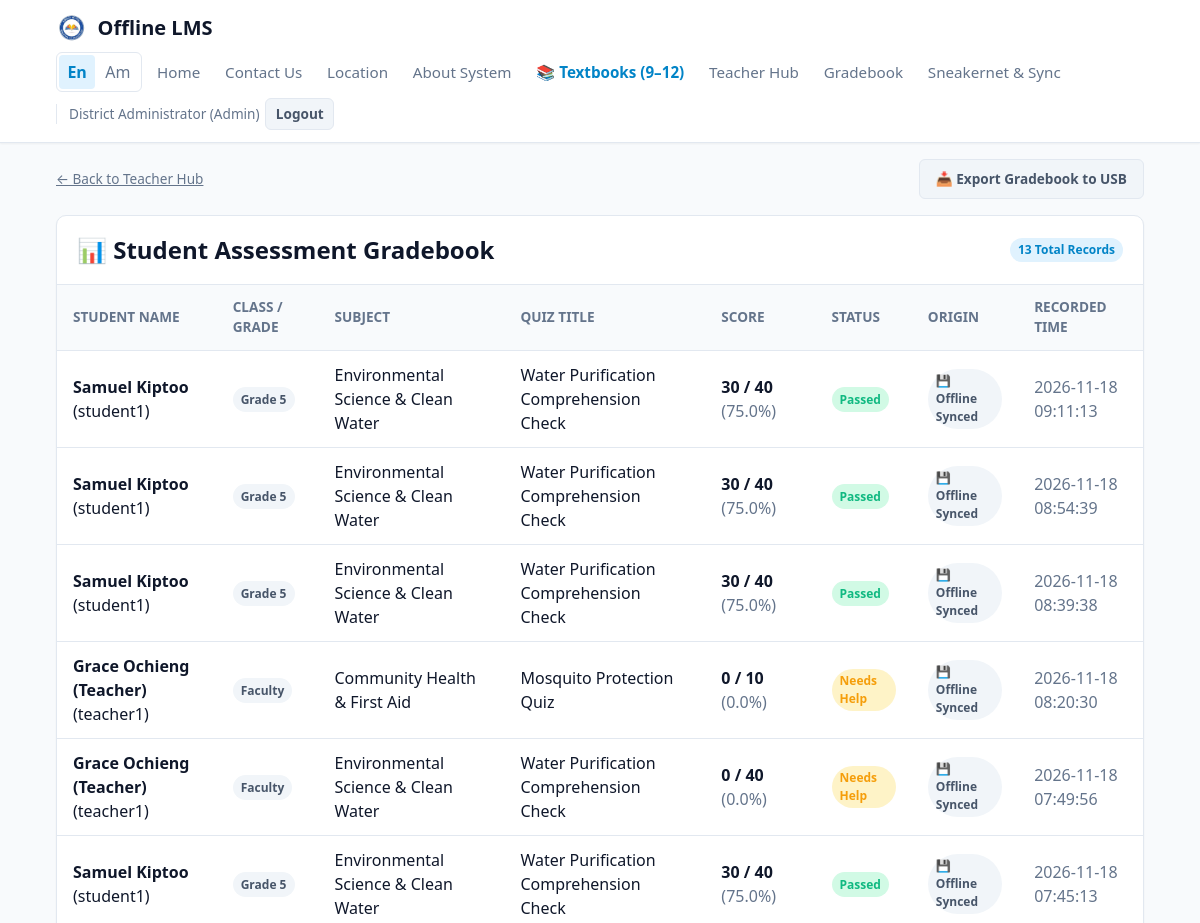
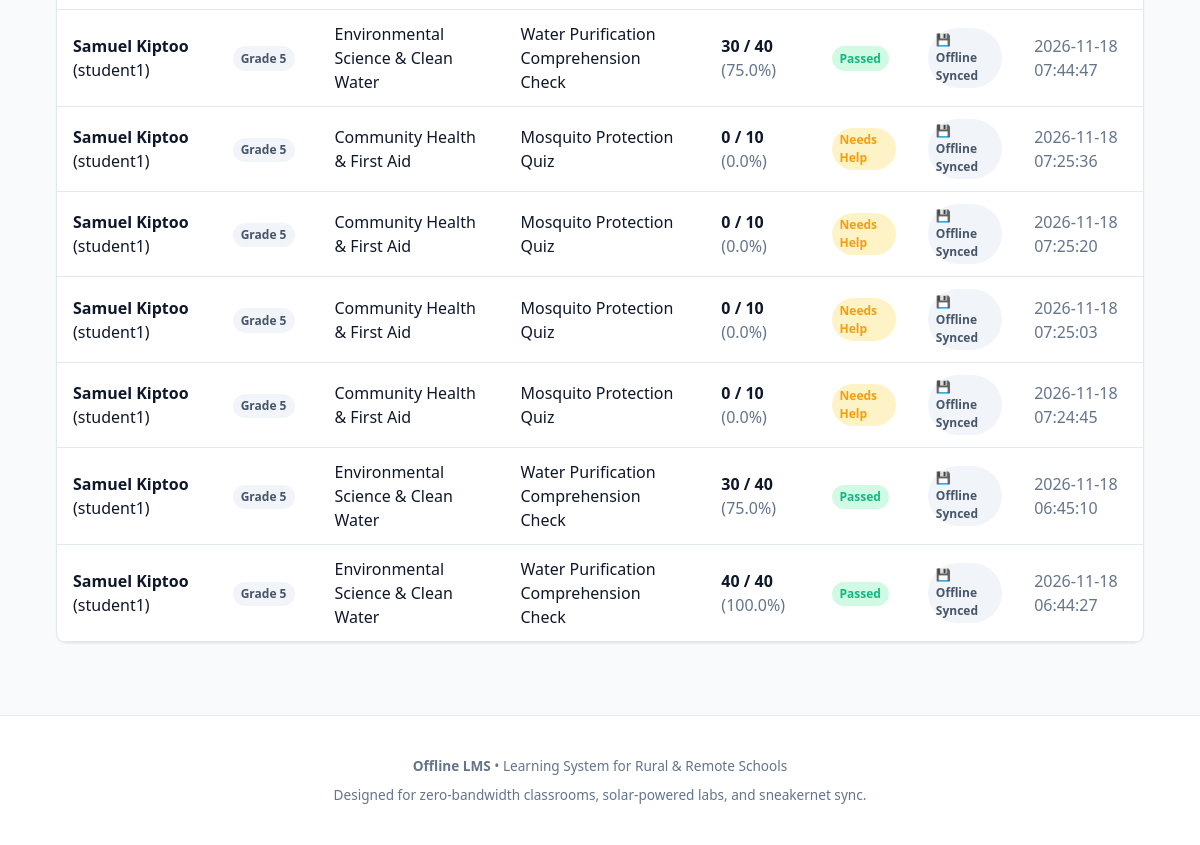
The page /teacher/gradebook (signed in) on the database its author committed (2 pictures, top to bottom).
### tables this page shows
CREATE TABLE submissions (
    id INTEGER PRIMARY KEY AUTOINCREMENT,
    submission_uuid TEXT UNIQUE NOT NULL, -- For client-generated offline UUIDs
    student_id INTEGER NOT NULL,
    quiz_id INTEGER NOT NULL,
    score INTEGER NOT NULL,
    total_points INTEGER NOT NULL,
    percentage REAL NOT NULL,
    passed INTEGER NOT NULL,
    answers_json TEXT NOT NULL,
    submitted_offline INTEGER DEFAULT 0,
    client_timestamp TIMESTAMP,
    synced_at TIMESTAMP DEFAULT CURRENT_TIMESTAMP,
    FOREIGN KEY(student_id) REFERENCES users(id) ON DELETE CASCADE,
    FOREIGN KEY(quiz_id) REFERENCES quizzes(id) ON DELETE CASCADE
);

CREATE TABLE users (
    id INTEGER PRIMARY KEY AUTOINCREMENT,
    username TEXT UNIQUE NOT NULL,
    password_hash TEXT NOT NULL,
    full_name TEXT NOT NULL,
    role TEXT NOT NULL CHECK(role IN ('admin', 'teacher', 'student')),
    grade_level TEXT DEFAULT 'General',
    created_at TIMESTAMP DEFAULT CURRENT_TIMESTAMP
, stream TEXT);

CREATE TABLE subjects (
    id INTEGER PRIMARY KEY AUTOINCREMENT,
    title TEXT NOT NULL,
    code TEXT UNIQUE NOT NULL,
    grade_level TEXT NOT NULL,
    description TEXT,
    icon TEXT DEFAULT 'book',
    created_by INTEGER,
    created_at TIMESTAMP DEFAULT CURRENT_TIMESTAMP,
    FOREIGN KEY(created_by) REFERENCES users(id) ON DELETE SET NULL
);

CREATE TABLE quizzes (
    id INTEGER PRIMARY KEY AUTOINCREMENT,
    lesson_id INTEGER,
    subject_id INTEGER NOT NULL,
    title TEXT NOT NULL,
    description TEXT,
    passing_score INTEGER DEFAULT 70,
    created_at TIMESTAMP DEFAULT CURRENT_TIMESTAMP,
    FOREIGN KEY(lesson_id) REFERENCES lessons(id) ON DELETE SET NULL,
    FOREIGN KEY(subject_id) REFERENCES subjects(id) ON DELETE CASCADE
);

### app/routes/teacher_routes.py (the view)
@bp.route("/gradebook")
@teacher_required
def gradebook():
    with db_session() as conn:
        cursor = conn.cursor()
        cursor.execute("""
            SELECT s.id, u.full_name as student_name, u.username as student_username, u.grade_level,
                   subj.title as subject_title, q.title as quiz_title,
                   s.score, s.total_points, s.percentage, s.passed, s.submitted_offline,
                   s.client_timestamp, s.synced_at
            FROM submissions s
            JOIN users u ON s.student_id = u.id
            JOIN quizzes q ON s.quiz_id = q.id
            JOIN subjects subj ON q.subject_id = subj.id
            ORDER BY s.synced_at DESC
        """)
        submissions = [dict(row) for row in cursor.fetchall()]
    return render_template("teacher/gradebook.html", submissions=submissions)

### app/auth.py (called while the page is built)
def teacher_required(f):
    @wraps(f)
    def decorated_function(*args, **kwargs):
        if "user_id" not in session:
            flash("Please sign in to access this page.", "warning")
            return redirect(url_for("auth.login", next=request.path))
        if session.get("role") not in ("teacher", "admin"):
            flash("Access restricted to teachers and administrators.", "danger")
            return redirect(url_for("student.dashboard"))
        return f(*args, **kwargs)
    return decorated_function

### app/database.py (called while the page is built)
def get_connection():
    conn = sqlite3.connect(Config.DATABASE, timeout=15.0)
    conn.row_factory = sqlite3.Row
    conn.execute("PRAGMA foreign_keys = ON;")
    conn.execute("PRAGMA journal_mode = WAL;")
    return conn

@contextmanager
def db_session():
    conn = get_connection()
    try:
        yield conn
        conn.commit()
    except Exception:
        conn.rollback()
        raise
    finally:
        conn.close()

### app/templates/teacher/gradebook.html (shortened to what this page needs)
{% extends 'base.html' %}
{% block content %}
<div class="container">
  <div class="mb-3 d-flex justify-between align-center">
    <a href="{{ url_for('teacher.dashboard') }}" class="text-sm text-muted">&larr; Back to Teacher Hub</a>
    <a href="{{ url_for('sync.export_bundle') }}" class="btn btn-secondary text-sm">📥 Export Gradebook to USB</a>
  </div>
  <div class="card mb-4">
    <div class="card-header d-flex justify-between align-center">
      <h2>📊 Student Assessment Gradebook</h2>
      <span class="badge badge-primary">{{ submissions|length }} Total Records</span>
    </div>
    <div class="card-body" style="padding: 0;">
      <div class="table-responsive">
        <table class="table">
          <thead>
            <tr>
              <th>Student Name</th>
              <th>Class / Grade</th>
              <th>Subject</th>
              <th>Quiz Title</th>
              <th>Score</th>
              <th>Status</th>
              <th>Origin</th>
              <th>Recorded Time</th>
            </tr>
          </thead>
          <tbody>
            {% for sub in submissions %}
              <tr>
                <td><strong>{{ sub.student_name }}</strong> ({{ sub.student_username }})</td>
                <td><span class="badge badge-secondary">{{ sub.grade_level }}</span></td>
                <td>{{ sub.subject_title }}</td>
                <td>{{ sub.quiz_title }}</td>
                <td>
                  <strong>{{ sub.score }} / {{ sub.total_points }}</strong>
                  <span class="text-muted text-xs">({{ sub.percentage }}%)</span>
                </td>
                <td>
                  {% if sub.passed %}
                    <span class="badge badge-success">Passed</span>
                  {% else %}
                    <span class="badge badge-warning">Needs Help</span>
                  {% endif %}
                </td>
                <td>
                  {% if sub.submitted_offline %}
                    <span class="badge badge-secondary" title="Taken offline at home, synced via hub/sneakernet">💾 Offline Synced</span>
                  {% else %}
                    <span class="badge badge-primary">🌐 Direct Hub</span>
                  {% endif %}
                </td>
                <td class="text-xs text-muted">{{ sub.synced_at }}</td>
              </tr>
            {% else %}
              <tr>
                <td colspan="8" class="text-center text-muted" style="padding: 2.5rem;">
                  No student quiz submissions recorded yet. Once students take quizzes, results will appear here.
                </td>
              </tr>
            {% endfor %}
          </tbody>
        </table>
      </div>
    </div>
  </div>
</div>
{% endblock %}

### app/templates/base.html (shortened to what this page needs)
<!DOCTYPE html>
<html lang="{{ current_language }}">
<head>
  <link rel="stylesheet" href="{{ url_for('static', filename='css/app.css') }}">
</head>
<body>
  {% set is_registration_page = request.endpoint == 'auth.register' %}
  {% include 'components/navbar.html' %}
  <main style="flex: 1;">
    {% block content %}{% endblock %}
  </main>
  <footer style="background-color:#ffffff;border-top:1px solid var(--border);padding:1.5rem 0;margin-top:2rem;text-align:center;">
    <div class="container text-muted text-sm">
      <p><strong>Offline LMS</strong> &bull; Learning System for Rural & Remote Schools{% if is_registration_page %} / <span lang="am">የገጠር እና ሩቅ ትምህርት ቤቶች የመማሪያ ስርዓት</span>{% endif %}</p>
      <p class="mt-2">Designed for zero-bandwidth classrooms, solar-powered labs, and sneakernet sync.</p>
    </div>
  </footer>
</body>
</html>

### app/templates/components/navbar.html (shortened to what this page needs)
<header class="navbar">
  <div class="nav-container">
    <a href="{% if session.get('role') in ['teacher', 'admin'] %}{{ url_for('teacher.dashboard') }}{% else %}{{ url_for('student.dashboard') }}{% endif %}" class="brand">
      <img src="{{ url_for('static', filename='icons/ministry-of-education.png') }}" alt="Ethiopian Ministry of Education logo" class="brand-icon">
      <span>Offline LMS</span>
    </a>
    <div class="d-flex align-center gap-2">
      <nav class="nav-links">
        <form class="language-switch" method="POST" action="{{ url_for('set_language') }}" aria-label="Language">
          <button type="submit" name="language" value="en" aria-pressed="{{ 'true' if current_language == 'en' else 'false' }}">En</button>
          <button type="submit" name="language" value="am" lang="am" aria-pressed="{{ 'true' if current_language == 'am' else 'false' }}">Am</button>
        </form>
        <a href="{{ url_for('pages.home') }}" class="nav-link">Home{% if is_registration_page %} / <span lang="am">መነሻ</span>{% endif %}</a>
        <a href="{{ url_for('pages.contact') }}" class="nav-link">Contact Us{% if is_registration_page %} / <span lang="am">ያግኙን</span>{% endif %}</a>
        <a href="{{ url_for('pages.location') }}" class="nav-link">Location{% if is_registration_page %} / <span lang="am">አድራሻ</span>{% endif %}</a>
        <a href="{{ url_for('pages.about') }}" class="nav-link">About System{% if is_registration_page %} / <span lang="am">ስለ ስርዓቱ</span>{% endif %}</a>
        <a href="{{ url_for('library.index') }}" class="nav-link" style="color: var(--primary); font-weight: 600;">📚 Textbooks (9–12){% if is_registration_page %} / <span lang="am">የመማሪያ መጻሕፍት</span>{% endif %}</a>
        {% if session.get('user_id') %}
          {% if session.get('role') in ['teacher', 'admin'] %}
            <a href="{{ url_for('teacher.dashboard') }}" class="nav-link">Teacher Hub{% if is_registration_page %} / <span lang="am">የመምህራን ማዕከል</span>{% endif %}</a>
            <a href="{{ url_for('teacher.gradebook') }}" class="nav-link">Gradebook{% if is_registration_page %} / <span lang="am">የውጤት መዝገብ</span>{% endif %}</a>
            <a href="{{ url_for('sync.index') }}" class="nav-link">Sneakernet & Sync{% if is_registration_page %} / <span lang="am">የመረጃ ማመሳሰል</span>{% endif %}</a>
          {% endif %}
          <span class="text-sm text-muted" style="border-left: 1px solid var(--border); padding-left: 0.75rem;">
            {{ session.get('full_name', session.get('username')) }} ({{ session.get('role')|capitalize }})
          </span>
          <a href="{{ url_for('auth.logout') }}" class="btn btn-secondary text-sm" style="padding: 0.3rem 0.6rem;">Logout{% if is_registration_page %} / <span lang="am">ውጣ</span>{% endif %}</a>
        {% else %}
          <a href="{{ url_for('auth.login') }}" class="nav-link">Login{% if is_registration_page %} / <span lang="am">ይግቡ</span>{% endif %}</a>
          <a href="{{ url_for('auth.register') }}" class="btn btn-primary text-sm">Register{% if is_registration_page %} / <span lang="am">ይመዝገቡ</span>{% endif %}</a>
        {% endif %}
      </nav>
    </div>
  </div>
</header>

### app/static/css/app.css (style rules this page uses)
:root { --primary: #0284c7; --primary-hover: #0369a1; --primary-light: #e0f2fe; --secondary: #475569; --secondary-light: #f1f5f9; --success: #10b981; --success-light: #d1fae5; --warning: #f59e0b; --warning-light: #fef3c7; --danger: #ef4444; --danger-light: #fee2e2; --bg-main: #f8fafc; --bg-card: #ffffff; --text-main: #0f172a; --text-muted: #64748b; --border: #e2e8f0; --radius-sm: 6px; --radius-md: 10px; --radius-lg: 16px; --radius-full: 9999px; --shadow-sm: 0 1px 2px 0 rgb(0 0 0 / 0.05); --shadow-md: 0 4px 6px -1px rgb(0 0 0 / 0.1), 0 2px 4px -2px rgb(0 0 0 / 0.1); --shadow-lg: 0 10px 15px -3px rgb(0 0 0 / 0.1), 0 4px 6px -4px rgb(0 0 0 / 0.1); --font: system-ui, -apple-system, BlinkMacSystemFont, 'Segoe UI', Roboto, Helvetica, Arial, sans-serif; }
* { box-sizing: border-box; margin: 0; padding: 0; }
body { font-family: var(--font); background-color: var(--bg-main); color: var(--text-main); line-height: 1.5; min-height: 100vh; display: flex; flex-direction: column; }
.container { width: 100%; max-width: 1120px; margin: 0 auto; padding: 1rem; }
.navbar { background-color: #ffffff; border-bottom: 1px solid var(--border); position: sticky; top: 0; z-index: 100; box-shadow: var(--shadow-sm); }
.nav-container { display: flex; flex-wrap: wrap; align-items: center; justify-content: space-between; gap: 0.5rem; padding: 0.75rem 1rem; max-width: 1120px; margin: 0 auto; }
.brand { display: flex; align-items: center; gap: 0.6rem; text-decoration: none; color: var(--text-main); font-weight: 700; font-size: 1.25rem; }
.brand-icon { width: 32px; height: 32px; }
.nav-links { display: flex; flex-wrap: wrap; align-items: center; gap: 0.35rem; }
.language-switch { display: inline-flex; align-items: center; gap: 0.15rem; padding: 0.15rem; border: 1px solid var(--border); border-radius: var(--radius-sm); }
.language-switch button { border: 0; border-radius: calc(var(--radius-sm) - 2px); padding: 0.3rem 0.5rem; background: transparent; color: var(--text-muted); font: inherit; cursor: pointer; }
.language-switch button[aria-pressed="true"] { background: var(--primary-light); color: var(--primary); font-weight: 700; }
.nav-container > .d-flex { flex-wrap: wrap; justify-content: flex-end; }
.nav-link { text-decoration: none; color: var(--text-muted); font-weight: 500; font-size: 0.95rem; padding: 0.4rem 0.6rem; border-radius: var(--radius-sm); transition: all 0.15s ease; }
.card { background-color: var(--bg-card); border-radius: var(--radius-md); border: 1px solid var(--border); box-shadow: var(--shadow-sm); transition: transform 0.15s ease, box-shadow 0.15s ease; overflow: hidden; }
.card-header { padding: 1rem 1.25rem; border-bottom: 1px solid var(--border); font-weight: 600; display: flex; align-items: center; justify-content: space-between; }
.card-body { padding: 1.25rem; }
.btn { display: inline-flex; align-items: center; justify-content: center; gap: 0.4rem; padding: 0.55rem 1rem; border-radius: var(--radius-sm); font-size: 0.95rem; font-weight: 600; cursor: pointer; border: 1px solid transparent; text-decoration: none; transition: all 0.15s ease; }
.btn-secondary { background-color: var(--secondary-light); color: var(--secondary); border-color: var(--border); }
.badge { display: inline-block; padding: 0.2rem 0.5rem; border-radius: var(--radius-full); font-size: 0.75rem; font-weight: 600; }
.badge-primary { background-color: var(--primary-light); color: var(--primary); }
.badge-success { background-color: var(--success-light); color: var(--success); }
.badge-warning { background-color: var(--warning-light); color: var(--warning); }
.badge-secondary { background-color: var(--secondary-light); color: var(--secondary); }
.table-responsive { overflow-x: auto; }
.table { width: 100%; border-collapse: collapse; text-align: left; }
.table th, .table td { padding: 0.75rem 1rem; border-bottom: 1px solid var(--border); }
.table th { background-color: var(--bg-main); font-weight: 600; font-size: 0.85rem; color: var(--text-muted); text-transform: uppercase; }
.d-flex { display: flex; }
.justify-between { justify-content: space-between; }
.align-center { align-items: center; }
.gap-2 { gap: 1rem; }
.mb-3 { margin-bottom: 1rem; }
.mb-4 { margin-bottom: 1.5rem; }
.mt-2 { margin-top: 0.5rem; }
.text-sm { font-size: 0.85rem; }
.text-muted { color: var(--text-muted); }

### rows shown on the page
submissions: student_name "Samuel Kiptoo", student_username "student1", grade_level "Grade 5", subject_title "Environmental Science & Clean Water", quiz_title "Water Purification Comprehension Check", score "30", total_points "40", percentage "75.0", passed "Passed", submitted_offline "💾 Offline Synced", synced_at "2026-11-18 09:11:13"
submissions: student_name "Samuel Kiptoo", student_username "student1", grade_level "Grade 5", subject_title "Environmental Science & Clean Water", quiz_title "Water Purification Comprehension Check", score "30", total_points "40", percentage "75.0", passed "Passed", submitted_offline "💾 Offline Synced", synced_at "2026-11-18 08:54:39"
submissions: student_name "Samuel Kiptoo", student_username "student1", grade_level "Grade 5", subject_title "Environmental Science & Clean Water", quiz_title "Water Purification Comprehension Check", score "30", total_points "40", percentage "75.0", passed "Passed", submitted_offline "💾 Offline Synced", synced_at "2026-11-18 08:39:38"
submissions: student_name "Grace Ochieng (Teacher)", student_username "teacher1", grade_level "Faculty", subject_title "Community Health & First Aid", quiz_title "Mosquito Protection Quiz", score "0", total_points "10", percentage "0.0", passed "Needs Help", submitted_offline "💾 Offline Synced", synced_at "2026-11-18 08:20:30"
submissions: student_name "Grace Ochieng (Teacher)", student_username "teacher1", grade_level "Faculty", subject_title "Environmental Science & Clean Water", quiz_title "Water Purification Comprehension Check", score "0", total_points "40", percentage "0.0", passed "Needs Help", submitted_offline "💾 Offline Synced", synced_at "2026-11-18 07:49:56"
submissions: student_name "Samuel Kiptoo", student_username "student1", grade_level "Grade 5", subject_title "Environmental Science & Clean Water", quiz_title "Water Purification Comprehension Check", score "30", total_points "40", percentage "75.0", passed "Passed", submitted_offline "💾 Offline Synced", synced_at "2026-11-18 07:45:13"
submissions: student_name "Samuel Kiptoo", student_username "student1", grade_level "Grade 5", subject_title "Environmental Science & Clean Water", quiz_title "Water Purification Comprehension Check", score "30", total_points "40", percentage "75.0", passed "Passed", submitted_offline "💾 Offline Synced", synced_at "2026-11-18 07:44:47"
submissions: student_name "Samuel Kiptoo", student_username "student1", grade_level "Grade 5", subject_title "Community Health & First Aid", quiz_title "Mosquito Protection Quiz", score "0", total_points "10", percentage "0.0", passed "Needs Help", submitted_offline "💾 Offline Synced", synced_at "2026-11-18 07:25:36"
submissions: student_name "Samuel Kiptoo", student_username "student1", grade_level "Grade 5", subject_title "Community Health & First Aid", quiz_title "Mosquito Protection Quiz", score "0", total_points "10", percentage "0.0", passed "Needs Help", submitted_offline "💾 Offline Synced", synced_at "2026-11-18 07:25:20"
submissions: student_name "Samuel Kiptoo", student_username "student1", grade_level "Grade 5", subject_title "Community Health & First Aid", quiz_title "Mosquito Protection Quiz", score "0", total_points "10", percentage "0.0", passed "Needs Help", submitted_offline "💾 Offline Synced", synced_at "2026-11-18 07:25:03"
submissions: student_name "Samuel Kiptoo", student_username "student1", grade_level "Grade 5", subject_title "Community Health & First Aid", quiz_title "Mosquito Protection Quiz", score "0", total_points "10", percentage "0.0", passed "Needs Help", submitted_offline "💾 Offline Synced", synced_at "2026-11-18 07:24:45"
submissions: student_name "Samuel Kiptoo", student_username "student1", grade_level "Grade 5", subject_title "Environmental Science & Clean Water", quiz_title "Water Purification Comprehension Check", score "30", total_points "40", percentage "75.0", passed "Passed", submitted_offline "💾 Offline Synced", synced_at "2026-11-18 06:45:10"
submissions: student_name "Samuel Kiptoo", student_username "student1", grade_level "Grade 5", subject_title "Environmental Science & Clean Water", quiz_title "Water Purification Comprehension Check", score "40", total_points "40", percentage "100.0", passed "Passed", submitted_offline "💾 Offline Synced", synced_at "2026-11-18 06:44:27"

### other values the page prints
{{ session.get('full_name', session.get('username')) }} "District Administrator"
{{ session.get('role')|capitalize }} "Admin"
{{ submissions|length }} "13"
